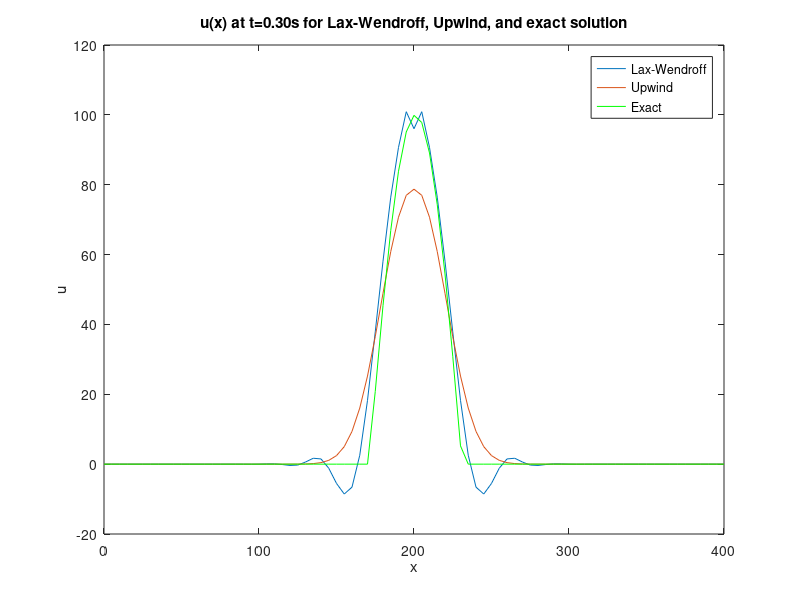

Write the MATLAB code that produced this figure.
%%
% Parameters
co=0.7;                    % courant number co=(c*dt)/dx
dx=5;                      % space step
x=0:dx:400;                % x range
nx=length(x);              % number of space steps
%%
% ic
u0=zeros(1,nx);
for k=1:nx
    %propagation speed c
    if(x(k)>=0 && x(k)<=200 )
        c=400;
    else
        c=-400;
    end
    %initial condition
    if((x(k)>=50 && x(k)<110) || (x(k)>=290 && x(k)<350) )
        u0(k)=100*sin(pi*((x(k)-50)/60));
    end
end

dt=abs((co*dx)/c);         % time step
t=0:dt:0.3;                % time range
nt=length(t);              % number of time steps

%initialize
ulax=zeros(nt,nx); uexact=zeros(nt,nx);
ulax(1,:)=u0; uexact(1,:)=u0;
uupwind=ulax;
%%

for j=2:nt
    %boundary conditions
    ulax(j,1)=0;ulax(j,end)=0;
    uupwind(j,1)=0;uupwind(j,end)=0;
    uexact(j,1)=0;uexact(j,end)=0;
    
    for i=2:nx-1
        %Lax-Wendroff
        if(x(i)>=0 && x(i)<=200 )
            c=400;
        else
            c=-400;
        end
        co=c*(dt/dx);
        
        ulax(j,i)=ulax(j-1,i)-(co/2)*(ulax(j-1,i+1)-ulax(j-1,i-1))+(co^2/2)*(ulax(j-1,i+1)-2*ulax(j-1,i)+ulax(j-1,i-1));
        
        %Upwind
        if(x(i)>=0 && x(i)<=200 )
            uupwind(j,i)=uupwind(j-1,i)-co*(uupwind(j-1,i)-uupwind(j-1,i-1));
        else
            uupwind(j,i)=uupwind(j-1,i)-co*(uupwind(j-1,i+1)-uupwind(j-1,i));
        end 
    end
    %exact
    for v=1:nx
        if(((x(v)-c*t(j))>=50 && (x(v)-c*t(j))<110) || ((x(v)-c*t(j))>=290 && (x(v)-c*t(j))<350) )
            uexact(j,v)=100*sin(pi*((x(v)-c*t(j)-50)/60));
        end
    end  
end
%%
figure(1)
plot(x,ulax(j,:),'LineWidth',.5);
hold on
plot(x,uupwind(end,:),'LineWidth',.5);
plot(x,uexact(end,:),'g','LineWidth',.5);
% axis([0 400 0 100]);
title('u(x) at t=0.30s for Lax-Wendroff, Upwind, and exact solution');
xlabel('x');ylabel('u');
legend('Lax-Wendroff','Upwind','Exact');
